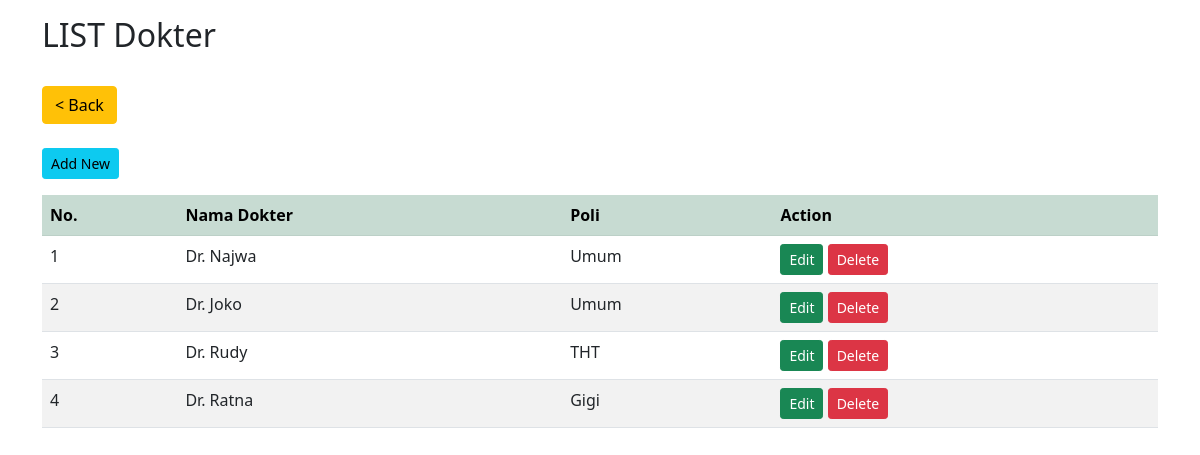
Screenshot of /dokter/index.php with the database file from the repository.
### tables this page shows
CREATE TABLE `dokter` (
  `dokter_id` int(11) NOT NULL,
  `nama_dokter` varchar(255) DEFAULT NULL,
  `poli_id` int(11) DEFAULT NULL
);

CREATE TABLE `poli` (
  `poli_id` int(11) NOT NULL,
  `nama_poli` varchar(255) DEFAULT NULL
);

### function/main.php (called while the page is built)
<?php
$conn = mysqli_connect('localhost', 'root', '', 'admin_klinik');
function query($query)
{
    global $conn;
    $result = mysqli_query($conn, $query);
    $rows = [];
    while ($row = mysqli_fetch_assoc($result)) {
        $rows[] = $row;
    }
    return $rows;
}

### dokter/index.php (the view, shortened to what this page needs)
<?php
$list_dokter = query(
    'SELECT dokter.dokter_id, dokter.nama_dokter, poli.nama_poli from dokter
    JOIN poli ON dokter.poli_id = poli.poli_id
    ORDER BY dokter.dokter_id DESC'
);
?>
<!DOCTYPE html>
<html lang="en">
<head>
    <link href="https://cdn.jsdelivr.net/npm/bootstrap@5.1.3/dist/css/bootstrap.min.css" rel="stylesheet">
</head>
<body>
    <div class="container mt-3">
        <h2>LIST Dokter</h2><br>
        <a href='../index.php' class='btn btn-warning'>
            < Back</a><br><br>
                <p><a href='create.php' class='btn btn-info btn-sm'>Add New</a></p>
                <table class='table table-striped'>
                    <tr class='table-success'>
                        <th>No.</th>
                        <th>Nama Dokter</th>
                        <th>Poli</th>
                        <th>Action</th>
                    </tr>
                    <?php $i = 1; ?>
                    <?php foreach ($list_dokter as $row) : ?>
                        <tr>
                            <td><?= $i; ?></td>
                            <td><?= $row['nama_dokter']; ?></td>
                            <td><?= $row['nama_poli']; ?></td>
                            <td>
                                <a href='update.php?status=edit&dokter_id=<?= $row['dokter_id']; ?>' class='btn btn-success btn-sm'>Edit</a>
                                <a href='delete.php?dokter_id=<?= $row['dokter_id']; ?>' class='btn btn-danger btn-sm' onclick="return confirm('Anda yakin ingin menghapus data ini?');">Delete</a>
                            </td>
                        </tr>
                        <?php $i++; ?>
                    <?php endforeach; ?>
                </table>
    </div>
</body>
</html>

### rows the page displays
dokter: nama_dokter "Dr. Najwa", poli.nama_poli "Umum"
dokter: nama_dokter "Dr. Joko", poli.nama_poli "Umum"
dokter: nama_dokter "Dr. Rudy", poli.nama_poli "THT"
dokter: nama_dokter "Dr. Ratna", poli.nama_poli "Gigi"
